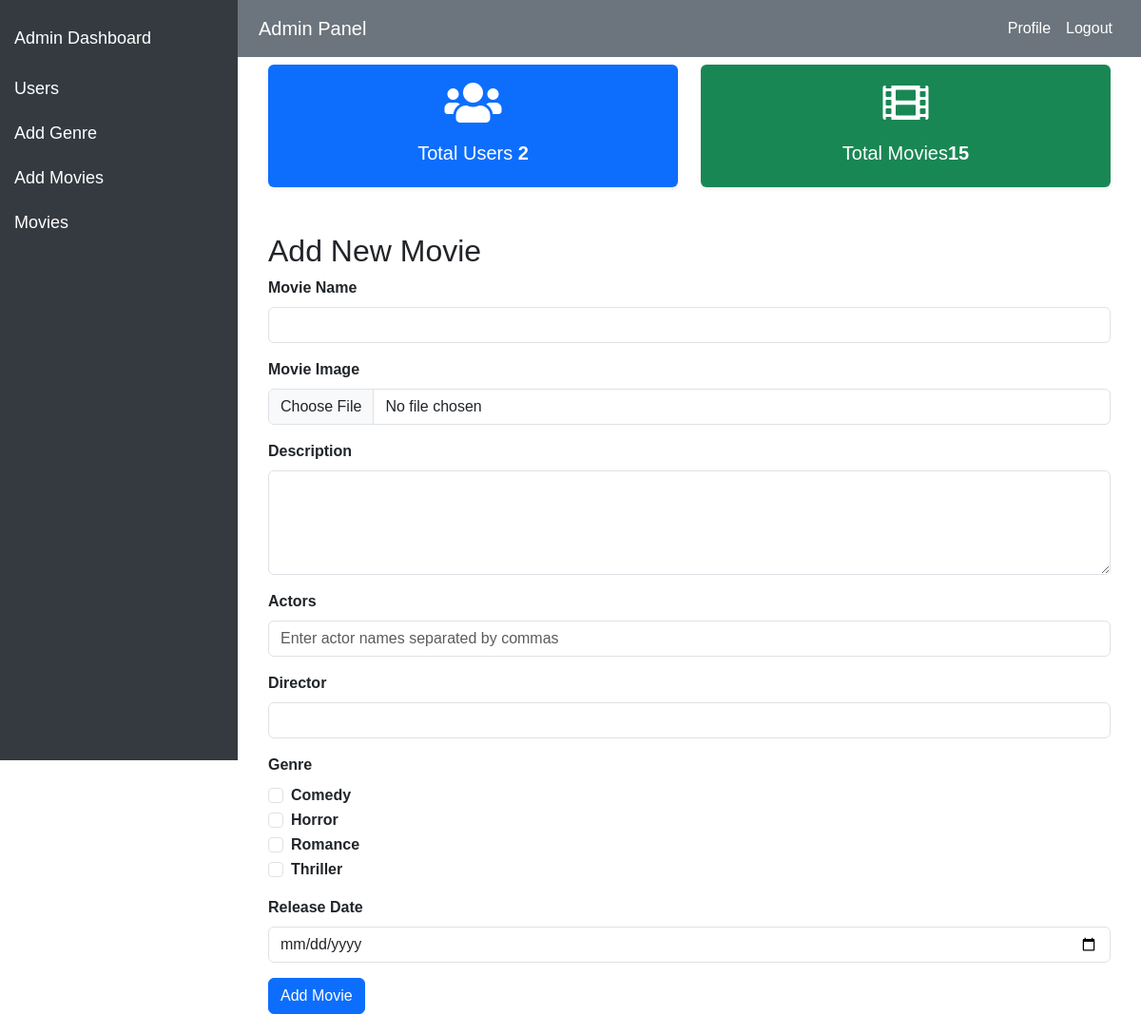
/admin/add_movies.php, run on the app's committed database.
### tables this page shows
CREATE TABLE `genres` (
  `genre_id` int(11) NOT NULL,
  `genre_name` varchar(100) NOT NULL
);

### admin/add_movies.php (the view, shortened to what this page needs)
<?php include 'dashboard.php'; ?>
<div class="container mt-5">
    <h2>Add New Movie</h2>
    <form action="../process/add_movie_process.php" method="post" enctype="multipart/form-data">
        <div class="mb-3">
            <label for="movieName" class="form-label">Movie Name</label>
            <input type="text" class="form-control" id="movieName" name="movieName" required>
        </div>
        <div class="mb-3">
            <label for="movieImage" class="form-label">Movie Image</label>
            <input type="file" class="form-control" id="movieImage" name="movieImage" accept="image/*" required>
        </div>
        <div class="mb-3">
            <label for="movieDescription" class="form-label">Description</label>
            <textarea class="form-control" id="movieDescription" name="movieDescription" rows="4" required></textarea>
        </div>
        <div class="mb-3">
            <label for="movieActors" class="form-label">Actors</label>
            <input type="text" class="form-control" id="movieActors" name="movieActors" placeholder="Enter actor names separated by commas" required>
        </div>
        <div class="mb-3">
            <label for="movieDirector" class="form-label">Director</label>
            <input type="text" class="form-control" id="movieDirector" name="movieDirector" required>
        </div>
        <?php
        include '../includes/connection.php';
        $query = "SELECT genre_id, genre_name FROM genres";
        $result = $conn->query($query);
        ?>
        <div class="mb-3">
            <label class="form-label">Genre</label>
            <div>
                <?php
                if ($result->num_rows > 0) {
                    while ($row = $result->fetch_assoc()) {
                        echo '<div class="form-check">';
                        echo '<input class="form-check-input" type="checkbox" id="genre' . $row['genre_id'] . '" name="movieGenres[]" value="' . $row['genre_id'] . '">';
                        echo '<label class="form-check-label" for="genre' . $row['genre_id'] . '">' . htmlspecialchars($row['genre_name']) . '</label>';
                        echo '</div>';
                    }
                } else {
                    echo '<p>No genres available</p>';
                }
                ?>
            </div>
        </div>
        <div class="mb-3">
            <label for="release_date" class="form-label">Release Date</label>
            <input type="date" class="form-control" id="release_date" name="release_date" required>
        </div>
        <button type="submit" class="btn btn-primary">Add Movie</button>
    </form>
</div>
            </div>

### admin/dashboard_flex.php (style rules this page uses)
body { font-family: Arial, sans-serif; }

### data on the page
genres: genre_name "Comedy"
genres: genre_name "Horror"
genres: genre_name "Romance"
genres: genre_name "Thriller"

### other printed values
$userCount "2"
$movieCount "15"
